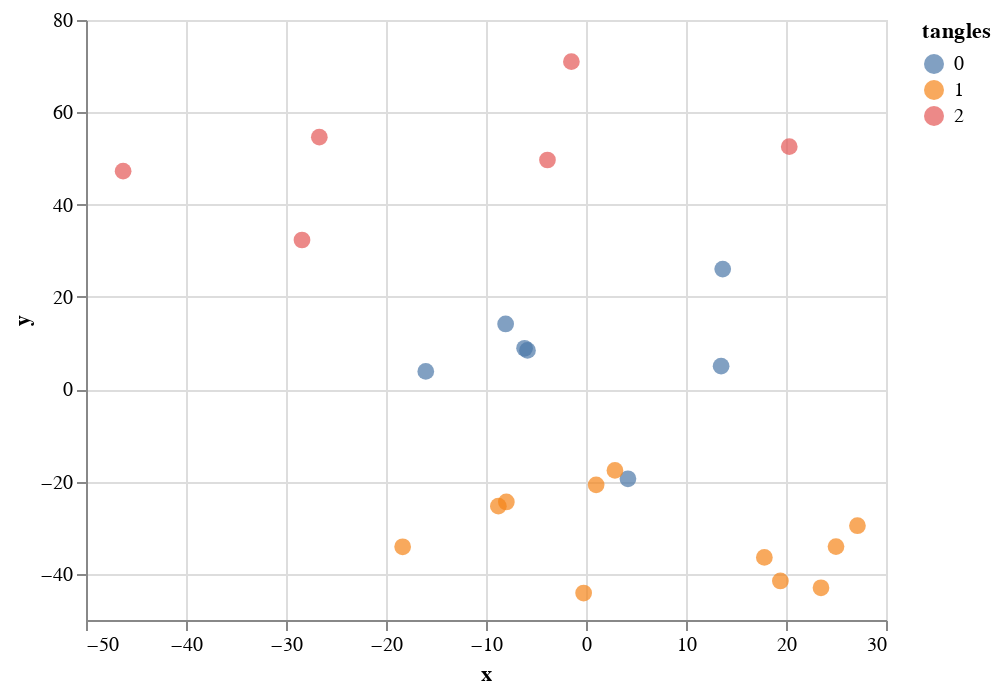
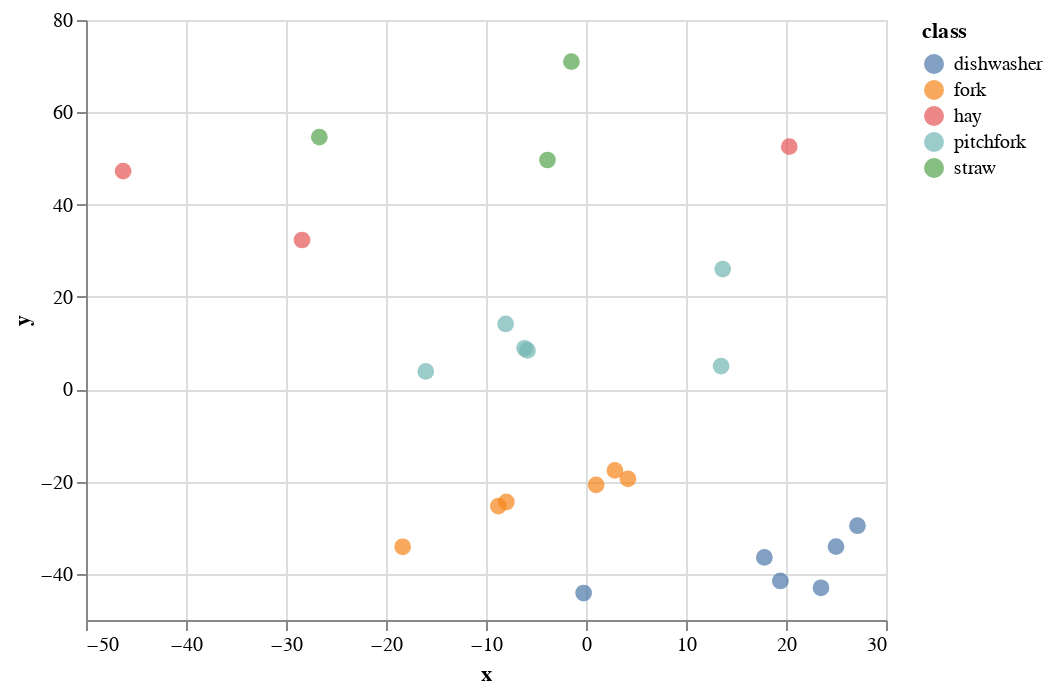
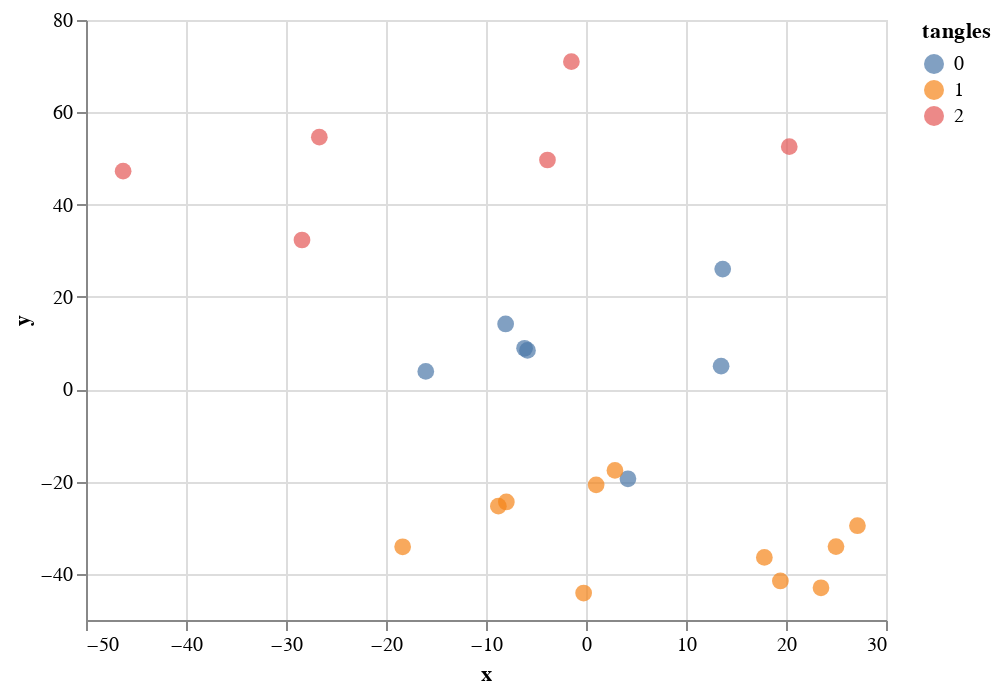

The notebook cell these images were saved under, in order:
### Code cell
imageset = "thematic"
exp_kind = "odd"
vp_number = "3"
data = query_ines_dataset(df, vp_number, imageset, exp_kind)
t = triplets_from_oddoneout(data.triplets, data.responses)
r = np.ones(t.shape[0])
embedding = SOE(n_components = 2, random_state=2).fit_transform(t,r)
tangles = MajorityTangles(3, 1)
tangles_pred = tangles.fit_predict(t, r)
df_data = pd.DataFrame({"x": embedding[:, 0], "y": embedding[:, 1], "tangles": tangles_pred.astype(int)})
df_info = pd.DataFrame(list(data.image_info.values()))
info_labels = ["name", "imageset", "class", "index"]
df_plot = pd.concat((df_data, df_info), axis=1).reset_index()
df_plot.head()

xs = df_plot[["x", "y"]].to_numpy()
tp.assignments_different_symbols(xs, tangles_pred)
plt.legend()
save_all(RESULTS_FOLDER, "ines_vp3_odd_thematic_tangles")
tp.assignments_different_symbols(xs, df_plot["class"].to_numpy())
plt.legend()
save_all(RESULTS_FOLDER, "ines_vp3_odd_thematic_classes")
alt.Chart(df_plot).mark_circle(size=70).encode(x="x", y="y", color="tangles:N",tooltip=info_labels).interactive().display()
alt.Chart(df_plot).mark_circle(size=70).encode(x="x", y="y", color="class",tooltip=info_labels).interactive().display()

aux_data = Data(embedding, np.ones(cuts.shape[0]))
plot_soft_predictions(aux_data, tangles.contracted_tangles_tree_, tangles.cuts_.values, path=Path("results/vp3"))
tangles.contracted_tangles_tree_.plot_tree(path=Path("results"))
save_all(RESULTS_FOLDER, "tangle-nodes-tree-vp3")
alt.Chart(df_plot).mark_circle(size=70).encode(x="x", y="y", color="tangles:N",tooltip=info_labels).interactive().display()

for maximal in tangles.contracted_tangles_tree_.maximals:
    plot_node_characterizing(tp, maximal, embedding)

### Figure 1 — Vega-Lite specification as saved in the notebook (floating-point values rounded to 4 significant figures)
{"config": {"view": {"continuousWidth": 400, "continuousHeight": 300}}, "data": {"name": "data-c75bb3e50695468bb313f5ab9379a753"}, "mark": {"type": "circle", "size": 70}, "encoding": {"color": {"type": "nominal", "field": "tangles"}, "tooltip": [{"type": "nominal", "field": "name"}, {"type": "nominal", "field": "imageset"}, {"type": "nominal", "field": "class"}, {"type": "quantitative", "field": "index"}], "x": {"type": "quantitative", "field": "x"}, "y": {"type": "quantitative", "field": "y"}}, "selection": {"selector004": {"type": "interval", "bind": "scales", "encodings": ["x", "y"]}}, "$schema": "https://vega.github.io/schema/vega-lite/v4.8.1.json", "datasets": {"data-c75bb3e50695468bb313f5ab9379a753": [{"index": 0, "x": 27.15, "y": -29.58, "tangles": 1, "name": "dishwasher_03s.jpg", "imageset": "thematic", "class": "dishwasher"}, {"index": 1, "x": 17.84, "y": -36.43, "tangles": 1, "name": "dishwasher_05s.jpg", "imageset": "thematic", "class": "dishwasher"}, {"index": 2, "x": 23.5, "y": -43.02, "tangles": 1, "name": "dishwasher_07s.jpg", "imageset": "thematic", "class": "dishwasher"}, {"index": 3, "x": -0.2365, "y": -44.16, "tangles": 1, "name": "dishwasher_09s.jpg", "imageset": "thematic", "class": "dishwasher"}, {"index": 4, "x": 19.44, "y": -41.55, "tangles": 1, "name": "dishwasher_10n.jpg", "imageset": "thematic", "class": "dishwasher"}, {"index": 5, "x": 25.0, "y": -34.1, "tangles": 1, "name": "dishwasher_12n.jpg", "imageset": "thematic", "class": "dishwasher"}, {"index": 6, "x": -8.763, "y": -25.34, "tangles": 1, "name": "fork_03s.jpg", "imageset": "thematic", "class": "fork"}, {"index": 7, "x": 1.015, "y": -20.72, "tangles": 1, "name": "fork_05s.jpg", "imageset": "thematic", "class": "fork"}, {"index": 8, "x": 4.194, "y": -19.4, "tangles": 0, "name": "fork_06s.jpg", "imageset": "thematic", "class": "fork"}, {"index": 9, "x": -18.33, "y": -34.14, "tangles": 1, "name": "fork_many.jpg", "imageset": "thematic", "class": "fork"}, {"index": 10, "x": -7.964, "y": -24.43, "tangles": 1, "name": "fork_plastic_light.jpg", "imageset": "thematic", "class": "fork"}, {"index": 11, "x": 2.896, "y": -17.59, "tangles": 1, "name": "fork_wood.jpg", "imageset": "thematic", "class": "fork"}, {"index": 12, "x": -28.4, "y": 32.33, "tangles": 2, "name": "hay_02s.jpg", "imageset": "thematic", "class": "hay"}, {"index": 13, "x": -46.29, "y": 47.25, "tangles": 2, "name": "hay_03s.jpg", "imageset": "thematic", "class": "hay"}, {"index": 14, "x": 20.33, "y": 52.55, "tangles": 2, "name": "hay_10s_cut.jpg", "imageset": "thematic", "class": "hay"}, {"index": 15, "x": -16.02, "y": 3.853, "tangles": 0, "name": "pitchfork_02s.jpg", "imageset": "thematic", "class": "pitchfork"}, {"index": 16, "x": -6.143, "y": 8.874, "tangles": 0, "name": "pitchfork_03s.jpg", "imageset": "thematic", "class": "pitchfork"}, {"index": 17, "x": 13.51, "y": 4.996, "tangles": 0, "name": "pitchfork_04s.jpg", "imageset": "thematic", "class": "pitchfork"}, {"index": 18, "x": -8.037, "y": 14.14, "tangles": 0, "name": "pitchfork_09s.jpg", "imageset": "thematic", "class": "pitchfork"}, {"index": 19, "x": -5.852, "y": 8.41, "tangles": 0, "name": "pitchfork_15s.jpg", "imageset": "thematic", "class": "pitchfork"}, {"index": 20, "x": 13.67, "y": 26.03, "tangles": 0, "name": "pitchfork_16s.jpg", "imageset": "thematic", "class": "pitchfork"}, {"index": 21, "x": -26.67, "y": 54.61, "tangles": 2, "name": "straw_01.jpg", "imageset": "thematic", "class": "straw"}, {"index": 22, "x": -3.854, "y": 49.67, "tangles": 2, "name": "straw_02.jpg", "imageset": "thematic", "class": "straw"}, {"index": 23, "x": -1.462, "y": 70.97, "tangles": 2, "name": "straw_hay_01b.jpg", "imageset": "thematic", "class": "straw"}]}}

### Figure 2 — Vega-Lite specification as saved in the notebook (floating-point values rounded to 4 significant figures)
{"config": {"view": {"continuousWidth": 400, "continuousHeight": 300}}, "data": {"name": "data-c75bb3e50695468bb313f5ab9379a753"}, "mark": {"type": "circle", "size": 70}, "encoding": {"color": {"type": "nominal", "field": "class"}, "tooltip": [{"type": "nominal", "field": "name"}, {"type": "nominal", "field": "imageset"}, {"type": "nominal", "field": "class"}, {"type": "quantitative", "field": "index"}], "x": {"type": "quantitative", "field": "x"}, "y": {"type": "quantitative", "field": "y"}}, "selection": {"selector005": {"type": "interval", "bind": "scales", "encodings": ["x", "y"]}}, "$schema": "https://vega.github.io/schema/vega-lite/v4.8.1.json", "datasets": {"data-c75bb3e50695468bb313f5ab9379a753": [{"index": 0, "x": 27.15, "y": -29.58, "tangles": 1, "name": "dishwasher_03s.jpg", "imageset": "thematic", "class": "dishwasher"}, {"index": 1, "x": 17.84, "y": -36.43, "tangles": 1, "name": "dishwasher_05s.jpg", "imageset": "thematic", "class": "dishwasher"}, {"index": 2, "x": 23.5, "y": -43.02, "tangles": 1, "name": "dishwasher_07s.jpg", "imageset": "thematic", "class": "dishwasher"}, {"index": 3, "x": -0.2365, "y": -44.16, "tangles": 1, "name": "dishwasher_09s.jpg", "imageset": "thematic", "class": "dishwasher"}, {"index": 4, "x": 19.44, "y": -41.55, "tangles": 1, "name": "dishwasher_10n.jpg", "imageset": "thematic", "class": "dishwasher"}, {"index": 5, "x": 25.0, "y": -34.1, "tangles": 1, "name": "dishwasher_12n.jpg", "imageset": "thematic", "class": "dishwasher"}, {"index": 6, "x": -8.763, "y": -25.34, "tangles": 1, "name": "fork_03s.jpg", "imageset": "thematic", "class": "fork"}, {"index": 7, "x": 1.015, "y": -20.72, "tangles": 1, "name": "fork_05s.jpg", "imageset": "thematic", "class": "fork"}, {"index": 8, "x": 4.194, "y": -19.4, "tangles": 0, "name": "fork_06s.jpg", "imageset": "thematic", "class": "fork"}, {"index": 9, "x": -18.33, "y": -34.14, "tangles": 1, "name": "fork_many.jpg", "imageset": "thematic", "class": "fork"}, {"index": 10, "x": -7.964, "y": -24.43, "tangles": 1, "name": "fork_plastic_light.jpg", "imageset": "thematic", "class": "fork"}, {"index": 11, "x": 2.896, "y": -17.59, "tangles": 1, "name": "fork_wood.jpg", "imageset": "thematic", "class": "fork"}, {"index": 12, "x": -28.4, "y": 32.33, "tangles": 2, "name": "hay_02s.jpg", "imageset": "thematic", "class": "hay"}, {"index": 13, "x": -46.29, "y": 47.25, "tangles": 2, "name": "hay_03s.jpg", "imageset": "thematic", "class": "hay"}, {"index": 14, "x": 20.33, "y": 52.55, "tangles": 2, "name": "hay_10s_cut.jpg", "imageset": "thematic", "class": "hay"}, {"index": 15, "x": -16.02, "y": 3.853, "tangles": 0, "name": "pitchfork_02s.jpg", "imageset": "thematic", "class": "pitchfork"}, {"index": 16, "x": -6.143, "y": 8.874, "tangles": 0, "name": "pitchfork_03s.jpg", "imageset": "thematic", "class": "pitchfork"}, {"index": 17, "x": 13.51, "y": 4.996, "tangles": 0, "name": "pitchfork_04s.jpg", "imageset": "thematic", "class": "pitchfork"}, {"index": 18, "x": -8.037, "y": 14.14, "tangles": 0, "name": "pitchfork_09s.jpg", "imageset": "thematic", "class": "pitchfork"}, {"index": 19, "x": -5.852, "y": 8.41, "tangles": 0, "name": "pitchfork_15s.jpg", "imageset": "thematic", "class": "pitchfork"}, {"index": 20, "x": 13.67, "y": 26.03, "tangles": 0, "name": "pitchfork_16s.jpg", "imageset": "thematic", "class": "pitchfork"}, {"index": 21, "x": -26.67, "y": 54.61, "tangles": 2, "name": "straw_01.jpg", "imageset": "thematic", "class": "straw"}, {"index": 22, "x": -3.854, "y": 49.67, "tangles": 2, "name": "straw_02.jpg", "imageset": "thematic", "class": "straw"}, {"index": 23, "x": -1.462, "y": 70.97, "tangles": 2, "name": "straw_hay_01b.jpg", "imageset": "thematic", "class": "straw"}]}}

### Figure 3 — Vega-Lite specification as saved in the notebook (floating-point values rounded to 4 significant figures)
{"config": {"view": {"continuousWidth": 400, "continuousHeight": 300}}, "data": {"name": "data-c75bb3e50695468bb313f5ab9379a753"}, "mark": {"type": "circle", "size": 70}, "encoding": {"color": {"type": "nominal", "field": "tangles"}, "tooltip": [{"type": "nominal", "field": "name"}, {"type": "nominal", "field": "imageset"}, {"type": "nominal", "field": "class"}, {"type": "quantitative", "field": "index"}], "x": {"type": "quantitative", "field": "x"}, "y": {"type": "quantitative", "field": "y"}}, "selection": {"selector006": {"type": "interval", "bind": "scales", "encodings": ["x", "y"]}}, "$schema": "https://vega.github.io/schema/vega-lite/v4.8.1.json", "datasets": {"data-c75bb3e50695468bb313f5ab9379a753": [{"index": 0, "x": 27.15, "y": -29.58, "tangles": 1, "name": "dishwasher_03s.jpg", "imageset": "thematic", "class": "dishwasher"}, {"index": 1, "x": 17.84, "y": -36.43, "tangles": 1, "name": "dishwasher_05s.jpg", "imageset": "thematic", "class": "dishwasher"}, {"index": 2, "x": 23.5, "y": -43.02, "tangles": 1, "name": "dishwasher_07s.jpg", "imageset": "thematic", "class": "dishwasher"}, {"index": 3, "x": -0.2365, "y": -44.16, "tangles": 1, "name": "dishwasher_09s.jpg", "imageset": "thematic", "class": "dishwasher"}, {"index": 4, "x": 19.44, "y": -41.55, "tangles": 1, "name": "dishwasher_10n.jpg", "imageset": "thematic", "class": "dishwasher"}, {"index": 5, "x": 25.0, "y": -34.1, "tangles": 1, "name": "dishwasher_12n.jpg", "imageset": "thematic", "class": "dishwasher"}, {"index": 6, "x": -8.763, "y": -25.34, "tangles": 1, "name": "fork_03s.jpg", "imageset": "thematic", "class": "fork"}, {"index": 7, "x": 1.015, "y": -20.72, "tangles": 1, "name": "fork_05s.jpg", "imageset": "thematic", "class": "fork"}, {"index": 8, "x": 4.194, "y": -19.4, "tangles": 0, "name": "fork_06s.jpg", "imageset": "thematic", "class": "fork"}, {"index": 9, "x": -18.33, "y": -34.14, "tangles": 1, "name": "fork_many.jpg", "imageset": "thematic", "class": "fork"}, {"index": 10, "x": -7.964, "y": -24.43, "tangles": 1, "name": "fork_plastic_light.jpg", "imageset": "thematic", "class": "fork"}, {"index": 11, "x": 2.896, "y": -17.59, "tangles": 1, "name": "fork_wood.jpg", "imageset": "thematic", "class": "fork"}, {"index": 12, "x": -28.4, "y": 32.33, "tangles": 2, "name": "hay_02s.jpg", "imageset": "thematic", "class": "hay"}, {"index": 13, "x": -46.29, "y": 47.25, "tangles": 2, "name": "hay_03s.jpg", "imageset": "thematic", "class": "hay"}, {"index": 14, "x": 20.33, "y": 52.55, "tangles": 2, "name": "hay_10s_cut.jpg", "imageset": "thematic", "class": "hay"}, {"index": 15, "x": -16.02, "y": 3.853, "tangles": 0, "name": "pitchfork_02s.jpg", "imageset": "thematic", "class": "pitchfork"}, {"index": 16, "x": -6.143, "y": 8.874, "tangles": 0, "name": "pitchfork_03s.jpg", "imageset": "thematic", "class": "pitchfork"}, {"index": 17, "x": 13.51, "y": 4.996, "tangles": 0, "name": "pitchfork_04s.jpg", "imageset": "thematic", "class": "pitchfork"}, {"index": 18, "x": -8.037, "y": 14.14, "tangles": 0, "name": "pitchfork_09s.jpg", "imageset": "thematic", "class": "pitchfork"}, {"index": 19, "x": -5.852, "y": 8.41, "tangles": 0, "name": "pitchfork_15s.jpg", "imageset": "thematic", "class": "pitchfork"}, {"index": 20, "x": 13.67, "y": 26.03, "tangles": 0, "name": "pitchfork_16s.jpg", "imageset": "thematic", "class": "pitchfork"}, {"index": 21, "x": -26.67, "y": 54.61, "tangles": 2, "name": "straw_01.jpg", "imageset": "thematic", "class": "straw"}, {"index": 22, "x": -3.854, "y": 49.67, "tangles": 2, "name": "straw_02.jpg", "imageset": "thematic", "class": "straw"}, {"index": 23, "x": -1.462, "y": 70.97, "tangles": 2, "name": "straw_hay_01b.jpg", "imageset": "thematic", "class": "straw"}]}}
